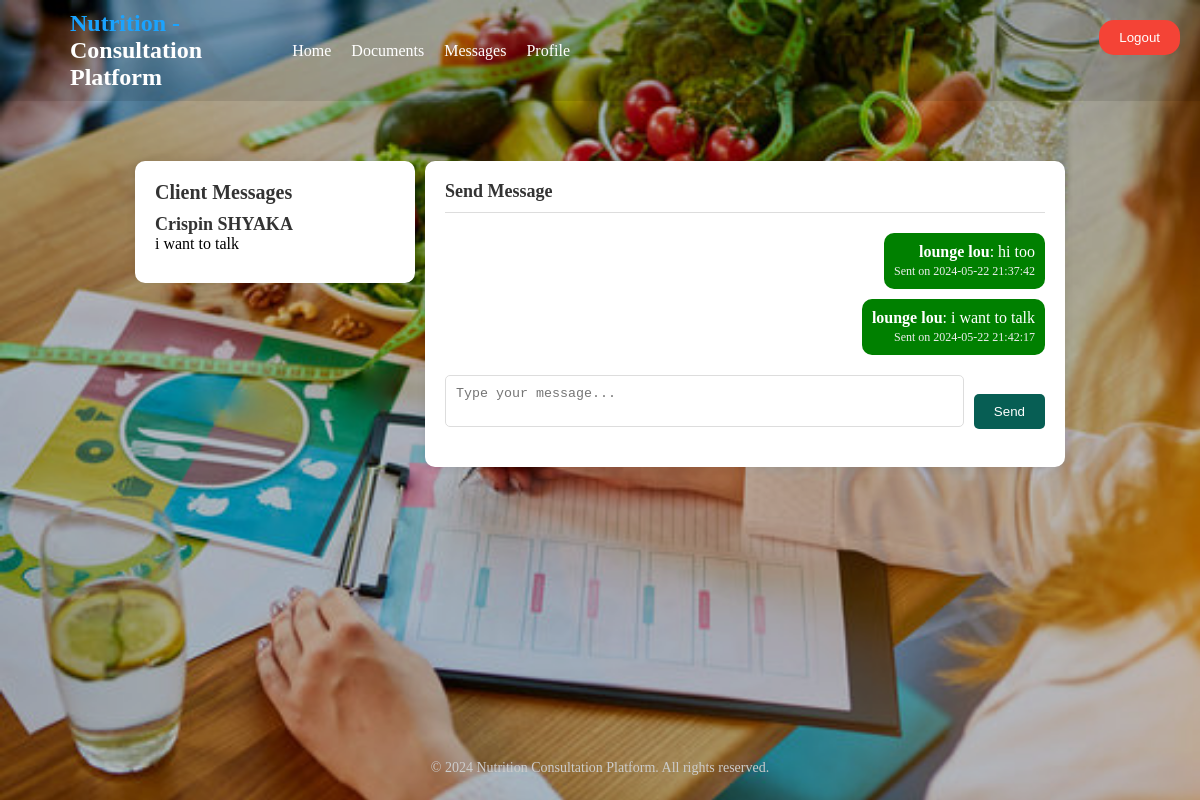
/chat1.php?client_id=3 (signed in), run on the app's committed database.
### tables this page shows
CREATE TABLE `messages` (
  `message_id` int(11) NOT NULL,
  `client_id` int(11) NOT NULL,
  `consultant_id` int(11) NOT NULL,
  `sender` enum('client','consultant') NOT NULL,
  `message` varchar(400) NOT NULL,
  `date_sent` timestamp NOT NULL DEFAULT current_timestamp()
);

CREATE TABLE `consultants` (
  `consultant_id` int(10) NOT NULL,
  `full_name` varchar(50) NOT NULL,
  `email` varchar(20) NOT NULL,
  `expertise` varchar(20) NOT NULL,
  `contacts` varchar(15) NOT NULL
);

### chat1.php (the view, shortened to what this page needs)
<?php
$username = $_SESSION['username'];
$conn = mysqli_connect('localhost', 'root', '', 'nutrition_consultation_service');
$query = "SELECT refferenced_id FROM users WHERE username = '$username'";
$result = mysqli_query($conn, $query);
$row = mysqli_fetch_assoc($result);
$referenced_id = $row['refferenced_id'];
$query = "SELECT full_name FROM consultants WHERE consultant_id = '$referenced_id'";
$result = mysqli_query($conn, $query);
$row = mysqli_fetch_assoc($result);
$consultant_name = $row['full_name'];
function getClientInfo($clientId)
{
    global $conn;
    $query = "SELECT full_name, email FROM clients WHERE client_id = '$clientId'";
    $result = mysqli_query($conn, $query);
    return mysqli_fetch_assoc($result);
}
function displayClientMessages()
{
    global $conn;
    $query = "
        SELECT m1.client_id, m1.message, c.full_name
        FROM messages m1
        INNER JOIN clients c ON m1.client_id = c.client_id
        WHERE m1.date_sent = (
            SELECT MAX(m2.date_sent)
            FROM messages m2
            WHERE m2.client_id = m1.client_id
        )
        ORDER BY m1.date_sent DESC
    ";
    $result = mysqli_query($conn, $query);
    while ($row = mysqli_fetch_assoc($result)) {
        $clientId = $row['client_id'];
        $clientName = htmlspecialchars($row['full_name']);
        $message = htmlspecialchars($row['message']);
        echo "<div class='client-message'>
                <div class='client-name'><a href='chat1.php?client_id=$clientId'>{$clientName}</a></div>
                <div class='client-message-preview'>{$message}</div>
              </div>";
    }
}
function displayMessages()
{
    global $conn, $referenced_id, $consultant_name;
    $client_id = isset($_GET['client_id']) ? $_GET['client_id'] : null;
    if ($client_id === null) {
        echo "<p>Please select a client to view messages.</p>";
    } else {
        $clientInfo = getClientInfo($client_id);
        $client_name = $clientInfo['full_name'];
        $query = "SELECT * FROM messages WHERE (client_id = '$client_id' AND consultant_id = '$referenced_id') OR (client_id = '$referenced_id' AND consultant_id = '$client_id') ORDER BY date_sent ASC";
        $result = mysqli_query($conn, $query);
        while ($row = mysqli_fetch_assoc($result)) {
            $isConsultant = $row['sender'] == 'consultant';
            $sender = $isConsultant ? $consultant_name : $client_name;
            $messageColor = $isConsultant ? 'green' : 'blue';
            $messageAlignment = $isConsultant ? 'right' : 'left';
            $messagePrefix = $isConsultant ? 'Sent on' : 'Received on';
            echo "<div style='text-align: $messageAlignment; margin: 10px 0;'>
                    <div style='display: inline-block; background-color: $messageColor; color: white; padding: 10px; border-radius: 10px; max-width: 60%;'>
                        <strong>" . htmlspecialchars($sender) . "</strong>: " . htmlspecialchars($row['message']) . "<br>
                        <span style='font-size: 12px; color: #eee;'>$messagePrefix " . $row['date_sent'] . "</span>
                    </div>
                  </div>";
        }
    }
}
?>
<!DOCTYPE html>
<html lang="en">
<head>
    <link rel="stylesheet" type="text/css" href="c2.css">
</head>
<body>
    <header>
        <nav>
            <div class="logo">
                <h2><span style="color: #1aa3ff;">Nutrition -</span>Consultation Platform</h2>
            </div>
            <ul class="nav-links">
                <li><a href="home2.php" class="nav-link">Home</a></li>
                <li><a href="documents.html" class="nav-link">Documents</a></li>
                <li><a href="chat.php" class="nav-link">Messages</a></li>
                <li><a href="profile1.html" class="nav-link">Profile</a></li>
            </ul>
        </nav>
    </header>
    <div class="container">
        <div class="Messages">
            <h2>Client Messages</h2>
            <?php displayClientMessages(); ?>
        </div>
        <div class="chat">
            <div class="chat-header">
                <h2>Send Message</h2>
            </div>
            <div class="chat-messages">
                <?php displayMessages(); ?>
            </div>
            <div class="chat-input">
                <form method="post">
                    <textarea name="message" placeholder="Type your message..."></textarea>
                    <button type="submit">Send</button>
                </form>
            </div>
        </div>
    </div>
    <button class="logout-btn" onclick="logout()">Logout</button>
    <footer>
        <p class="footer-copyright">&copy; 2024 Nutrition Consultation Platform. All rights reserved.</p>
    </footer>
</body>
</html>

### c2.css (style rules this page uses)
body { margin: 0; padding: 0; font-family: "Poppins-Regular"; position: relative; background-image: url('img/img2.jpg'); background-size: cover; }
body::after { content: ''; opacity: 0.5; position: fixed; top: 0; left: 0; bottom: 0; right: 0; z-index: -1; background-color: rgba(0, 0, 0, 0.5); }
header { background-color: rgba(0, 0, 0, 0.1); padding: 10px 0; }
nav { display: flex; justify-content: space-between; align-items: center; padding: 0 50px; }
.logo h2 { color: #fff; margin: 0; }
.logo { margin-left: 20px; }
.nav-links { list-style: none; display: flex; margin-right: 560px; }
.nav-links li { margin-right: 20px; }
.nav-links li a { color: #fff; text-decoration: none; transition: color 0.3s ease; }
.container { display: flex; margin-top: 60px; justify-content: center; align-items: flex-start; height: 80vh; }
.Messages { background-color: #fff; border-radius: 10px; padding: 20px; margin-right: 10px; box-shadow: 0 0 10px rgba(0, 0, 0, 0.1); max-height: 80vh; overflow-y: auto; flex-basis: 20%; }
.Messages h2 { margin: 0 0 10px; font-size: 20px; font-weight: bold; color: #333; }
.client-message { margin-bottom: 10px; }
.client-message .client-name { font-size: 18px; font-weight: bold; color: #333; cursor: pointer; }
.client-message .client-name a { text-decoration: none; color: inherit; }
.chat { background-color: #fff; border-radius: 10px; padding: 20px; box-shadow: 0 0 10px rgba(0, 0, 0, 0.1); max-height: 70vh; overflow-y: auto; flex-basis: 50%; }
.chat-header { border-bottom: 1px solid #ddd; padding-bottom: 10px; margin-bottom: 20px; }
.chat-header h2 { color: #333; font-size: 18px; margin: 0; }
.chat-input form { margin-top: 20px; display: flex; align-items: center; }
.chat-input textarea { width: calc(100% - 100px); padding: 10px; border-radius: 5px; border: 1px solid #ddd; resize: none; margin-bottom: 20px; }
.chat-input button { padding: 10px 20px; background-color: #075e54; color: #fff; border: none; border-radius: 5px; margin-left: 10px; cursor: pointer; transition: background-color 0.3s ease; }
.logout-btn { position: absolute; top: 20px; right: 20px; background-color: #f44336; color: white; border: none; padding: 10px 20px; cursor: pointer; border-radius: 15px; transition: background-color 0.3s ease; }
footer { color: #fff; text-align: center; position: fixed; bottom: 0; width: 100%; }
.footer-copyright { margin-top: 50px; color: #ccc; font-size: 14px; position: absolute; bottom: 10px; left: 50%; transform: translateX(-50%); }

### data on the page
messages: sender.full_name "lounge lou", message "hi too", sender "Sent on", date_sent "2024-05-22 21:37:42"
messages: sender.full_name "lounge lou", message "i want to talk", sender "Sent on", date_sent "2024-05-22 21:42:17"

### other printed values
$clientName "Crispin SHYAKA"
$message "i want to talk"
